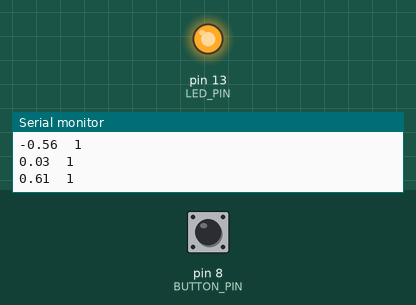
Simulated run of this sketch. Board: Arduino Uno, built with avr-gcc and run on an emulated ATmega328P. Parts: output pins drawn as LEDs (lit = HIGH), the last lines printed to the serial monitor. The inputs (shaded band) are chosen by the test bench; at power-on: pin 8 (BUTTON_PIN) HIGH.

Above: at 1.2 s.
1.3 s: pin 8 (BUTTON_PIN) pulled LOW for 0.15 s
At 1.4 s:
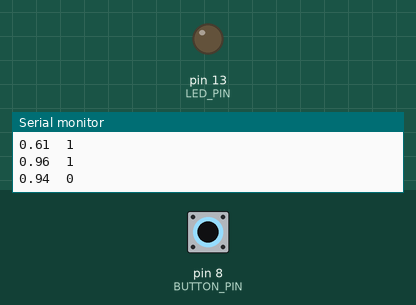
3.0 s: pin 8 (BUTTON_PIN) pulled LOW for 3.2 s
At 7.1 s:
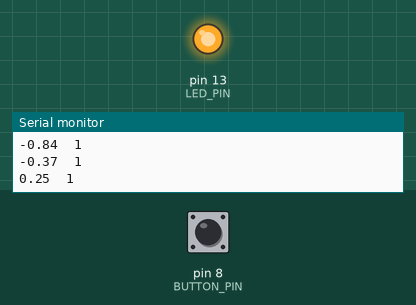
Timing chart, 0 to 8.6 s (numbered marks = the images above; inputs shaded):
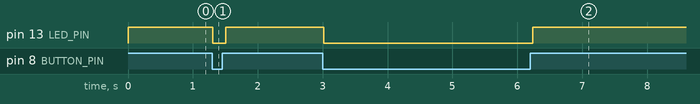

The sketch:

Trying_Arduino_2_INPUT.ino
```cpp
#define BUTTON_PIN 8
#define LED_PIN 13


void setup()
{
  pinMode(BUTTON_PIN, INPUT_PULLUP); // Connects internal pull-up resistor to button pin
  pinMode(LED_PIN, OUTPUT);

  //turns the led OFF when we start
  digitalWrite(LED_PIN, LOW);

    // initialize serial communication at 9600 bits per second:
  Serial.begin(9600);
  Serial.println("Hello World");
}

// the loop function runs over and over again forever
void loop()
{
  boolean buttonState = digitalRead(BUTTON_PIN); // reading the variable and storing it in buttonState

  digitalWrite(LED_PIN, buttonState);

  int freq = 1; //Hz
  Serial.print(sin(TWO_PI * freq * millis() / 1000.0));
  Serial.print("\t");
  Serial.print(buttonState);

  Serial.println();


  delay(100);
}
```

Measured:
- after the input at 1.3 s, pin 13 (LED_PIN): HIGH → LOW at once, → HIGH 0.20 s later
- after the input at 3.0 s, pin 13 (LED_PIN): HIGH → LOW at once, → HIGH 3.2 s later
